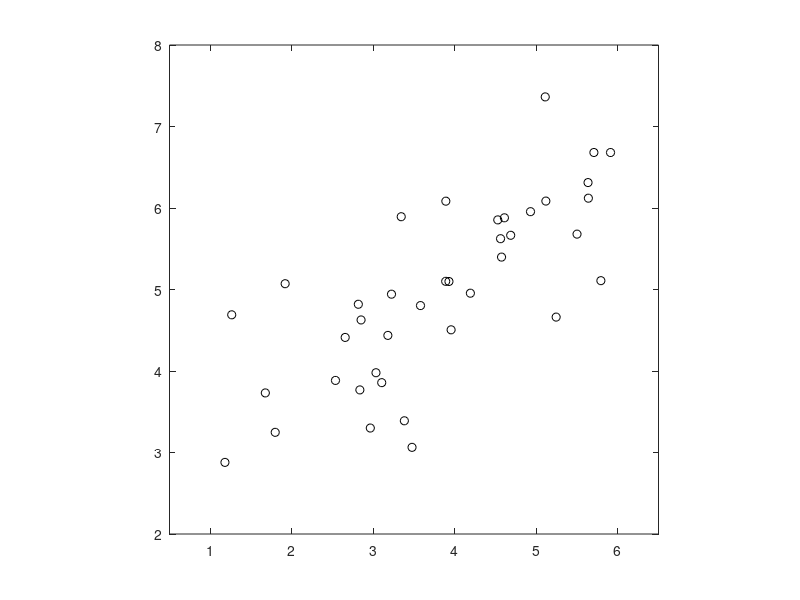

The MATLAB source for this figure: (Note: this script raises an error after producing the figure.)
clear ; close all; clc

load ('ex7data2.mat');

figure;
plot(X(:, 1), X(:, 2), 'ok');
axis([0.5 6.5 2 8]); axis square;
% axis([0.5 6.5 2 8]); axis square;

[m, n] = size(X);  % m # of examples, n # of features (variables)

% Zero mean and normalization
mu = mean(X);
X_zeromean = X - mu;
sigma = std(X_zeromean);
X_norm = X_zeromean./sigma;

% SVD
Cov_mtx = (1/m).*X_norm'*X_norm;  
[U,S,V] = svd(Cov_mtx); % Principal components 

%  Draw the eigenvectors centered at mean of data. These lines show the
%  directions of maximum variations in the dataset.
hold on;
drawLine(mu, mu +  S(1,1) * U(:,1)', '-b', 'LineWidth', 2);
drawLine(mu, mu +  S(2,2) * U(:,2)', '-r', 'LineWidth', 2);
legend('Data points', 'Principle Component 1', 'Principle Component 2');
hold off;


figure;
plot(X_norm(:, 1), X_norm(:, 2), 'bo');
axis([-2.5 3 -2.5 3]); axis square;

% Project data
K = 1;
U_reduced = U(:,1:K);
Z = X_norm * U_reduced;

% Recover the approximation data back with error. Which means we are
% visualizing data on the line which spanned by principal components
U_reduced = U(:,1:K);
X_rec = Z*U_reduced';

hold on;
plot(X_rec(:, 1), X_rec(:, 2), 'ro');
for i = 1:size(X_norm, 1)
    drawLine(X_norm(i,:), X_rec(i,:), '--k', 'LineWidth', 1);
end

hold off



function drawLine(p1, p2, varargin)
%DRAWLINE Draws a line from point p1 to point p2
%   DRAWLINE(p1, p2) Draws a line from point p1 to point p2 and holds the
%   current figure

plot([p1(1) p2(1)], [p1(2) p2(2)], varargin{:});

end



